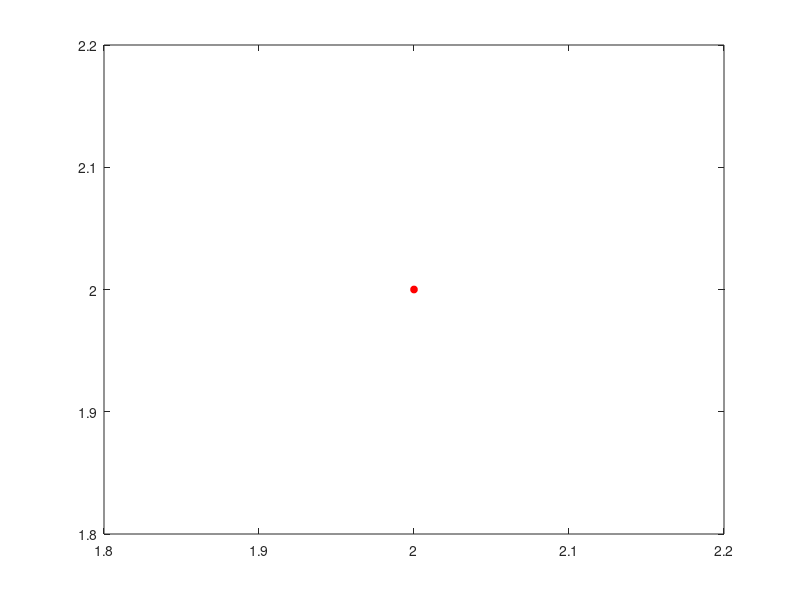

Source code (MATLAB): (Note: this script raises an error after producing the figure.)
function test_newton_f1()

  

  global lim
  lim = 5;
  
  %startpt = [30; 50];
  X = [2; 2];
  startpt = X;
  plot(X(1), X(2), 'ro','MarkerFaceColor','r','MarkerSize',5)
  % fprintf('X = [ %f; %f ]\n', startpt(1), startpt(2))
  hold on

  N = 250;
  figure(1)
  x = linspace(lim, -lim, N);
  y = linspace(lim, -lim, N);
  [xm, ym] = meshgrid(x, y);
  for r = 1:N; for c = 1:N
    % Do plot of log(1+fcn) since its contours are much more clear
    zm(r, c) = log( 1+f1([xm(r,c), ym(r,c)]) );
  end; end;
  contour(xm, ym, zm, 10);
  
  xstar = newton_optimizer(@f1, @grad_1, @hess_1, startpt, 1e-4);
  plot(xstar(1), xstar(2), 'bo','MarkerFaceColor','b','MarkerSize',5)
  legend('The curve', 'Starting point', 'End point');
  fprintf('Found minimum xstar = [ %f; %f ]\n', xstar(1), xstar(2))
  hold off
end
